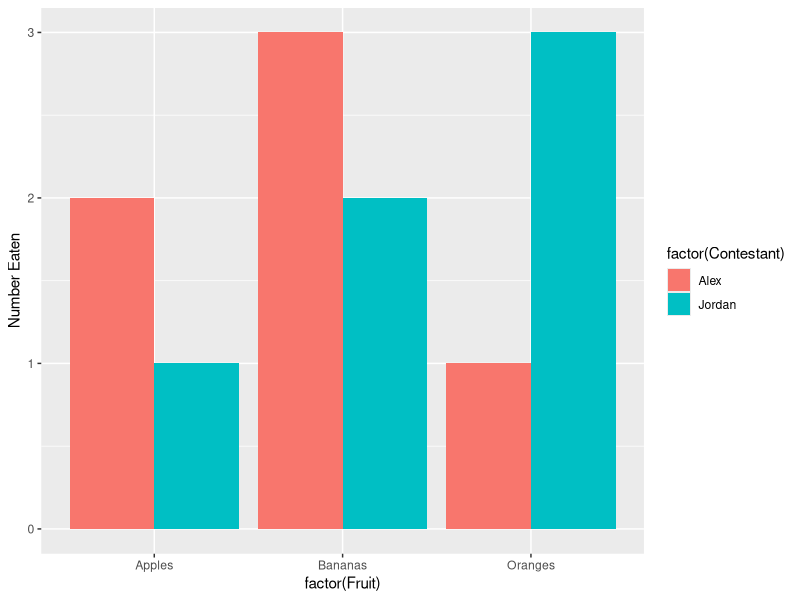

The R script that drew this image:
library(tibble)
library(ggplot2)

df <- tribble(
  ~Contestant, ~Fruit, ~`Number Eaten`,
  "Alex", "Apples", 2,
  "Alex", "Oranges", 1,
  "Alex", "Bananas", 3,
  "Jordan", "Apples", 1,
  "Jordan", "Oranges", 3,
  "Jordan", "Bananas", 2
)

ggplot(df, aes(x = factor(Fruit), y = `Number Eaten`, fill = factor(Contestant))) +
  geom_bar(stat = "identity", position = "dodge")
